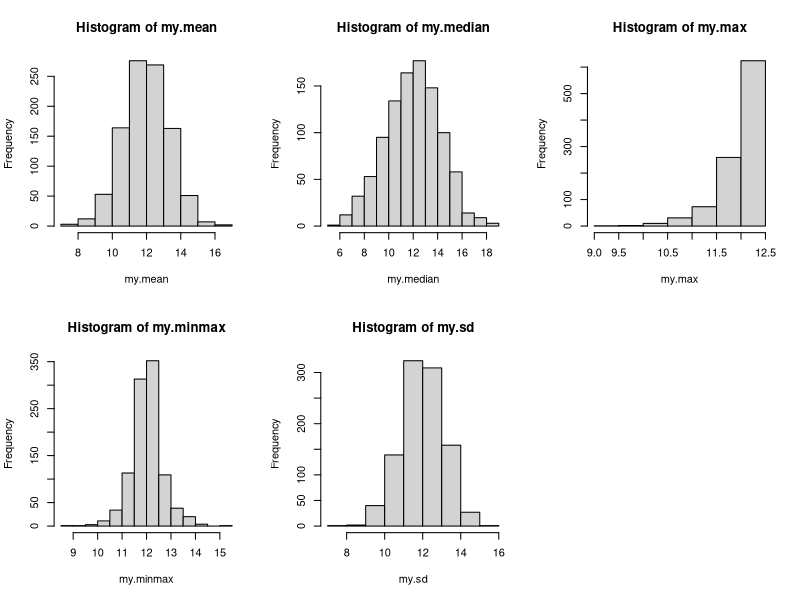
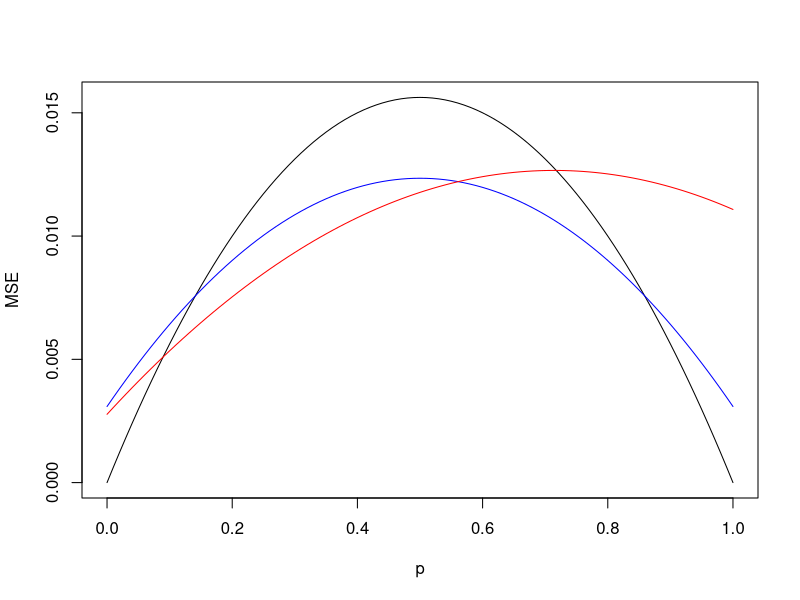

These figures' R source, in order:
#Math E-156 Script 7C-BiasEfficiency.R
#Based on pages 150-154 in the textbook

#Topic 1 - looking for an efficient estimator

#Example 6.13 from the textbook - estimate beta in Unif[0, beta] from 25 samples
#The sample mean and sample median both have expectation beta/2.
#So twice either of them is an unbiased estimator
#Multiplying the maximum by (n+1)/n also gives an unbiased estimator (observed in script 7A, proved in math notes)
#We can also solve the problem with the maximum by adding the minimum
#Finally, we can set the estimate of the population standard deviation equal to beta/sqrt(12)
#Let's determine which of these estimators of beta has the smallest variance
N<-1000;my.mean <- numeric(N); my.median <- numeric(N);my.max <- numeric(N); my.minmax <- numeric(N); my.sd <- numeric(N)
for (i in 1:N) {
  x <- runif(25, 0, 12)   #the sample
  my.mean[i] <- 2*mean(x)  #unbiased estimator
  my.median[i] <- 2*median(x)  #unbiased estimator
  my.max[i] <- (26/25)*max(x)  #unbiased estimator
  my.minmax[i] <- min(x) + max(x)  #unbiased estimator
  my.sd[i] <- sd(x)*sqrt(12)
}
#Check the means and compare standard deviation
mean(my.mean); sd(my.mean)
mean(my.median); sd(my.median)  #much worse
mean(my.max); sd(my.max)        #much better
mean(my.minmax); sd(my.minmax)  #second best
mean(my.sd); sd(my.sd)          #better than mean or median, but biased
#Looking at histograms makes it clear what is happening
par(mfrow = c(2, 3))
hist(my.mean)
hist(my.median)
hist(my.max)
hist(my.minmax)
hist(my.sd)

par(mfrow = c(1, 1))

#Mean square error lets us combine bias and efficiency
mean(my.mean); mean((my.mean-12)^2)
mean(my.median); mean((my.median - 12)^2)  #much worse
mean(my.max); mean((my.max-12)^2)        #much better
mean(my.minmax); mean((my.minmax-12)^2)        #much better
mean(my.sd); mean((my.sd-12)^2)          #bias contributes


#Topic 2 - an efficient estimator of the parameter p in a Bernoulli distribution
#Example 6.15 shows how an efficient estimator can beat an unbiased one

#We observed X successes in 16 trials. Estimate the probability p of success.
#X/n is an unbiased estimator, but it has a high mean square error(MSE) if p is small or large.
#(X+1)/18 is biased but has a lower variance if p is close to 1/2.
#The exact calculations of mean-square error are on page 156.
#A slight generalization is on the last page of the math notes.
#If p is the true parameter, we can estimate it by (x+s)/(n+t) (add s successes in t trials)
#The MSE is then (np(1-p)+(s-tp)^2)((n+t)^2)
#Using the xname parameter lets us use p rather than x as the variable name.
n<-16
curve(n*p*(1-p)/n^2, from = 0, to = 1, xlab = "p", ylab = "MSE", xname = "p") #s = t = 0
curve( (n*p*(1-p)+(1-2*p)^2)/((n+2)^2), col = "blue", add = TRUE, xname = "p") #s = 1,t = 2

#Simulation: a rookie (p = 0.3) bats 16 times in spring training.
#The unbiased estimate:
sum(dbinom( 0:16, 16, 0.3)*0:16/16)  #no bias
sum(dbinom( 0:16, 16, 0.3)*((0:16)/16 - 0.3)^2)  #the variance
0.3*0.7/16    #agrees with the theoretical variance
#With no bias, the variance is also the mean square error
#Alternative: add one hit and two at-bats
BA.hat <-sum(dbinom( 0:16, 16, 0.3)*(0:16+1)/18); BA.hat  #overestimate indicates bias
(0.3*n+1)/(n+2)    #agrees with theoretical expectation
sum(dbinom( 0:16, 16, 0.3)*((0:16+1)/(n+2) - BA.hat)^2)  #smaller variance
n*0.3*0.7/(n+2)^2     #agrees with theoretical variance
sum(dbinom( 0:16, 16, 0.3)*((0:16+1)/(n+2) - 0.3)^2)  #smaller MSE also

#We can do even better with an estimator that is unbiased for p = 1/3
#Add one hit and three at-bats to the observed data
curve( (n*p*(1-p)+(1-3*p)^2)/((n+3)^2), col = "red", add = TRUE, xname = "p")  #s=1, t=3
BA.hat <-sum(dbinom( 0:16, 16, 0.3)*(0:16+1)/19); BA.hat  #very small bias
(0.3*n+1)/(n+3)    #agrees with theoretical expectation
sum(dbinom( 0:16, 16, 0.3)*((0:16+1)/(n+3) - BA.hat)^2)  #smallest variance yet
n*0.3*0.7/(n+3)^2     #agrees with theoretical variance
sum(dbinom( 0:16, 16, 0.3)*((0:16+1)/(n+3) - 0.3)^2)  #smallest MSE

#Press this idea further and you will reinvent Bayesian statistics!
